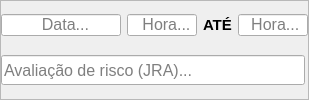
     <widget class="QFrame" name="frame_2">
      <property name="sizePolicy">
       <sizepolicy hsizetype="Fixed" vsizetype="Preferred">
        <horstretch>0</horstretch>
        <verstretch>0</verstretch>
       </sizepolicy>
      </property>
      <property name="minimumSize">
       <size>
        <width>305</width>
        <height>0</height>
       </size>
      </property>
      <property name="frameShape">
       <enum>QFrame::StyledPanel</enum>
      </property>
      <property name="frameShadow">
       <enum>QFrame::Raised</enum>
      </property>
      <layout class="QGridLayout" name="gridLayout_3">
       <property name="leftMargin">
        <number>0</number>
       </property>
       <property name="topMargin">
        <number>0</number>
       </property>
       <property name="rightMargin">
        <number>0</number>
       </property>
       <property name="bottomMargin">
        <number>0</number>
       </property>
       <item row="0" column="0">
        <widget class="QLineEdit" name="dateEditHoje">
         <property name="sizePolicy">
          <sizepolicy hsizetype="Fixed" vsizetype="Fixed">
           <horstretch>0</horstretch>
           <verstretch>0</verstretch>
          </sizepolicy>
         </property>
         <property name="minimumSize">
          <size>
           <width>120</width>
           <height>22</height>
          </size>
         </property>
         <property name="maximumSize">
          <size>
           <width>120</width>
           <height>22</height>
          </size>
         </property>
         <property name="font">
          <font>
           <pointsize>12</pointsize>
          </font>
         </property>
         <property name="echoMode">
          <enum>QLineEdit::Normal</enum>
         </property>
         <property name="alignment">
          <set>Qt::AlignBottom|Qt::AlignHCenter</set>
         </property>
         <property name="placeholderText">
          <string>  Data...</string>
         </property>
        </widget>
       </item>
       <item row="0" column="1">
        <widget class="QLineEdit" name="timeEditInicio">
         <property name="sizePolicy">
          <sizepolicy hsizetype="Fixed" vsizetype="Fixed">
           <horstretch>0</horstretch>
           <verstretch>0</verstretch>
          </sizepolicy>
         </property>
         <property name="minimumSize">
          <size>
           <width>70</width>
           <height>22</height>
          </size>
         </property>
         <property name="maximumSize">
          <size>
           <width>70</width>
           <height>22</height>
          </size>
         </property>
         <property name="font">
          <font>
           <pointsize>12</pointsize>
          </font>
         </property>
         <property name="echoMode">
          <enum>QLineEdit::Normal</enum>
         </property>
         <property name="alignment">
          <set>Qt::AlignBottom|Qt::AlignHCenter</set>
         </property>
         <property name="placeholderText">
          <string>  Hora...</string>
         </property>
        </widget>
       </item>
       <item row="0" column="2">
        <widget class="QLabel" name="label">
         <property name="font">
          <font>
           <pointsize>11</pointsize>
           <weight>75</weight>
           <bold>true</bold>
          </font>
         </property>
         <property name="text">
          <string>ATÉ</string>
         </property>
        </widget>
       </item>
       <item row="0" column="3">
        <widget class="QLineEdit" name="timeEditFinal">
         <property name="sizePolicy">
          <sizepolicy hsizetype="Fixed" vsizetype="Fixed">
           <horstretch>0</horstretch>
           <verstretch>0</verstretch>
          </sizepolicy>
         </property>
         <property name="minimumSize">
          <size>
           <width>70</width>
           <height>22</height>
          </size>
         </property>
         <property name="maximumSize">
          <size>
           <width>70</width>
           <height>22</height>
          </size>
         </property>
         <property name="font">
          <font>
           <pointsize>12</pointsize>
          </font>
         </property>
         <property name="echoMode">
          <enum>QLineEdit::Normal</enum>
         </property>
         <property name="alignment">
          <set>Qt::AlignBottom|Qt::AlignHCenter</set>
         </property>
         <property name="placeholderText">
          <string> Hora...</string>
         </property>
        </widget>
       </item>
       <item row="1" column="0" colspan="4">
        <widget class="QLineEdit" name="inputJRA">
         <property name="sizePolicy">
          <sizepolicy hsizetype="Fixed" vsizetype="Fixed">
           <horstretch>0</horstretch>
           <verstretch>0</verstretch>
          </sizepolicy>
         </property>
         <property name="minimumSize">
          <size>
           <width>304</width>
           <height>30</height>
          </size>
         </property>
         <property name="font">
          <font>
           <pointsize>12</pointsize>
          </font>
         </property>
         <property name="echoMode">
          <enum>QLineEdit::Normal</enum>
         </property>
         <property name="placeholderText">
          <string>Avaliação de risco (JRA)...</string>
         </property>
        </widget>
       </item>
      </layout>
     </widget>
